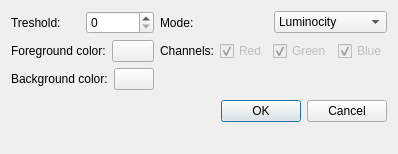
<?xml version="1.0" encoding="UTF-8"?>
<ui version="4.0">
 <class>applyTresholdFilter</class>
 <widget class="QDialog" name="applyTresholdFilter">
  <property name="geometry">
   <rect>
    <x>0</x>
    <y>0</y>
    <width>351</width>
    <height>154</height>
   </rect>
  </property>
  <property name="windowTitle">
   <string>Treshold</string>
  </property>
  <layout class="QGridLayout" name="gridLayout">
   <item row="0" column="1">
    <layout class="QHBoxLayout" name="horizontalLayout_4">
     <item>
      <widget class="QLabel" name="modeLabel">
       <property name="text">
        <string>Mode:</string>
       </property>
      </widget>
     </item>
     <item>
      <widget class="QComboBox" name="comboBox">
       <item>
        <property name="text">
         <string>Luminocity</string>
        </property>
       </item>
       <item>
        <property name="text">
         <string>Color channels</string>
        </property>
       </item>
      </widget>
     </item>
    </layout>
   </item>
   <item row="3" column="0" colspan="2">
    <layout class="QHBoxLayout">
     <property name="spacing">
      <number>6</number>
     </property>
     <property name="leftMargin">
      <number>0</number>
     </property>
     <property name="topMargin">
      <number>0</number>
     </property>
     <property name="rightMargin">
      <number>0</number>
     </property>
     <property name="bottomMargin">
      <number>15</number>
     </property>
     <item>
      <spacer>
       <property name="orientation">
        <enum>Qt::Horizontal</enum>
       </property>
       <property name="sizeHint" stdset="0">
        <size>
         <width>131</width>
         <height>31</height>
        </size>
       </property>
      </spacer>
     </item>
     <item>
      <widget class="QPushButton" name="okButton">
       <property name="text">
        <string>OK</string>
       </property>
      </widget>
     </item>
     <item>
      <widget class="QPushButton" name="cancelButton">
       <property name="text">
        <string>Cancel</string>
       </property>
      </widget>
     </item>
    </layout>
   </item>
   <item row="1" column="0">
    <layout class="QHBoxLayout" name="horizontalLayout_2">
     <item>
      <widget class="QLabel" name="fgLabel">
       <property name="text">
        <string>Foreground color:</string>
       </property>
      </widget>
     </item>
     <item>
      <widget class="QPushButton" name="frontButton">
       <property name="text">
        <string/>
       </property>
      </widget>
     </item>
    </layout>
   </item>
   <item row="1" column="1">
    <layout class="QHBoxLayout" name="horizontalLayout_5">
     <item>
      <widget class="QLabel" name="channelLabel">
       <property name="text">
        <string>Channels:</string>
       </property>
      </widget>
     </item>
     <item>
      <widget class="QCheckBox" name="redBox">
       <property name="enabled">
        <bool>false</bool>
       </property>
       <property name="text">
        <string>Red</string>
       </property>
       <property name="checkable">
        <bool>true</bool>
       </property>
       <property name="checked">
        <bool>true</bool>
       </property>
      </widget>
     </item>
     <item>
      <widget class="QCheckBox" name="greenBox">
       <property name="enabled">
        <bool>false</bool>
       </property>
       <property name="text">
        <string>Green</string>
       </property>
       <property name="checkable">
        <bool>true</bool>
       </property>
       <property name="checked">
        <bool>true</bool>
       </property>
      </widget>
     </item>
     <item>
      <widget class="QCheckBox" name="blueBox">
       <property name="enabled">
        <bool>false</bool>
       </property>
       <property name="text">
        <string>Blue</string>
       </property>
       <property name="checkable">
        <bool>true</bool>
       </property>
       <property name="checked">
        <bool>true</bool>
       </property>
      </widget>
     </item>
    </layout>
   </item>
   <item row="0" column="0">
    <layout class="QHBoxLayout" name="horizontalLayout">
     <item>
      <widget class="QLabel" name="tresholdLabel">
       <property name="text">
        <string>Treshold:</string>
       </property>
      </widget>
     </item>
     <item>
      <widget class="QSpinBox" name="treshholdValue">
       <property name="maximum">
        <number>255</number>
       </property>
      </widget>
     </item>
    </layout>
   </item>
   <item row="2" column="0">
    <layout class="QHBoxLayout" name="horizontalLayout_3">
     <property name="leftMargin">
      <number>0</number>
     </property>
     <property name="topMargin">
      <number>0</number>
     </property>
     <item>
      <widget class="QLabel" name="bgLabel">
       <property name="text">
        <string>Background color:</string>
       </property>
      </widget>
     </item>
     <item>
      <widget class="QPushButton" name="backButton">
       <property name="text">
        <string/>
       </property>
      </widget>
     </item>
    </layout>
   </item>
  </layout>
 </widget>
 <resources/>
 <connections>
  <connection>
   <sender>okButton</sender>
   <signal>clicked()</signal>
   <receiver>applyTresholdFilter</receiver>
   <slot>accept()</slot>
   <hints>
    <hint type="sourcelabel">
     <x>278</x>
     <y>253</y>
    </hint>
    <hint type="destinationlabel">
     <x>96</x>
     <y>254</y>
    </hint>
   </hints>
  </connection>
  <connection>
   <sender>cancelButton</sender>
   <signal>clicked()</signal>
   <receiver>applyTresholdFilter</receiver>
   <slot>reject()</slot>
   <hints>
    <hint type="sourcelabel">
     <x>369</x>
     <y>253</y>
    </hint>
    <hint type="destinationlabel">
     <x>179</x>
     <y>282</y>
    </hint>
   </hints>
  </connection>
 </connections>
</ui>
